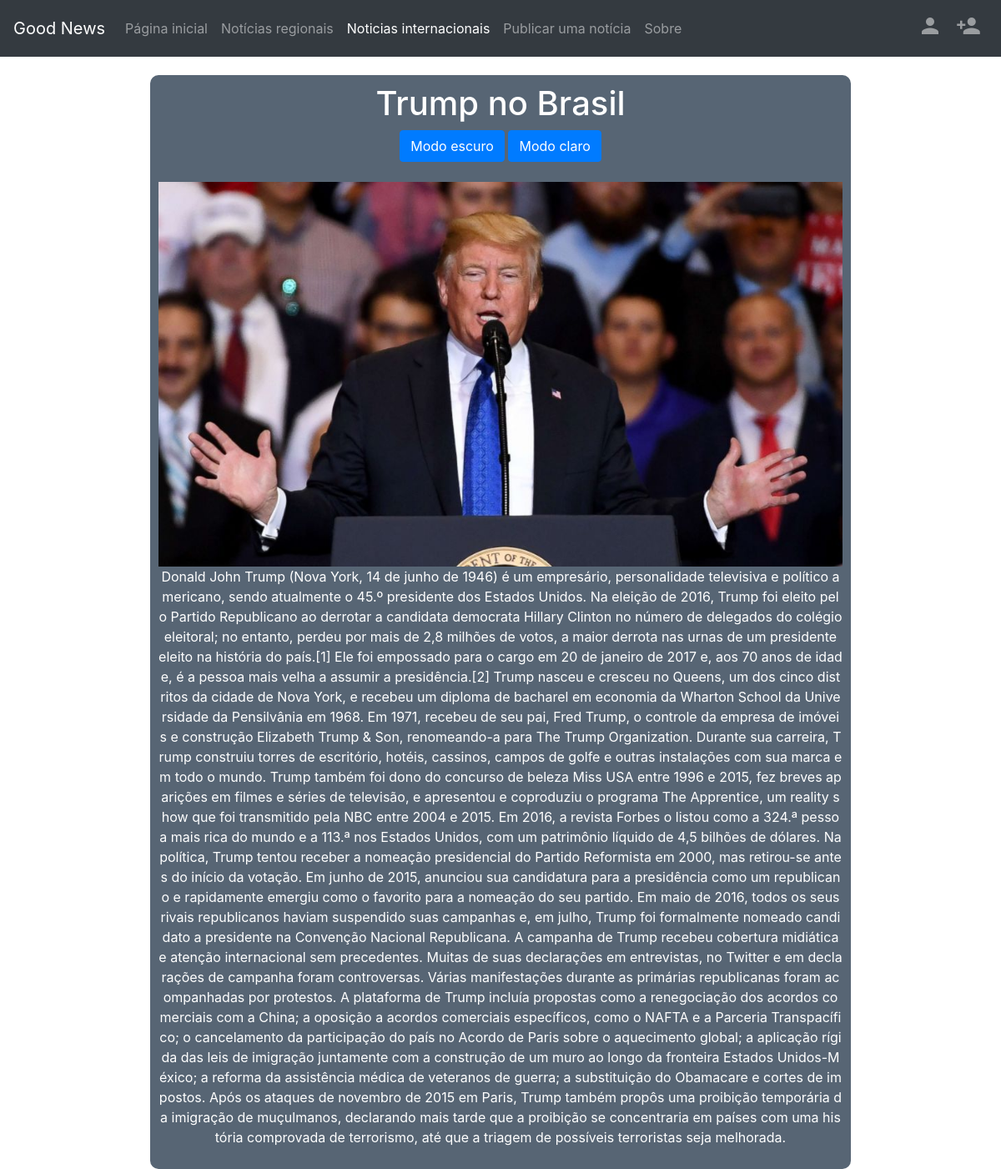
Page /internacional/ on the committed database.
### goodnews/models.py (models this page shows, shortened)
class News(models.Model):
	types = (
    (1, 'Regional'),
    (2, 'Internacional')
  )
	titulo = models.CharField(max_length=255, blank=False, verbose_name='título')
	descricao = models.TextField(verbose_name='descrição', blank=True)
	user = models.ForeignKey(User, on_delete=models.CASCADE)
	tipo = models.IntegerField(choices=types, verbose_name='É uma notícia')
	image = models.ImageField(blank=False, verbose_name='Adicionar imagem')
	class Meta:
		verbose_name = 'notícia'
		verbose_name_plural = 'notícias'

### goodnews/views.py (the view)
# urls.py: path('internacional/', views.Internacional.as_view(), name='regional'),
class Internacional(generic.ListView):
	template_name = 'internacional.html'
	def get_queryset(self):
		lista = []
		for x in models.News.objects.all():
			if(x.tipo == 2):
				lista.append(x)
		lista.reverse()
		return lista

### templates/internacional.html (shortened to what this page needs)
{% extends 'base.html' %}
{% block content %}
{% if user.is_authenticated %}
<nav class="navbar navbar-expand-md navbar-dark fixed-top bg-dark">
      <a class="navbar-brand" href="/"><font style="vertical-align: inherit;"><font style="vertical-align: inherit;">Good News</font></font></a>
      <button class="navbar-toggler" type="button" data-toggle="collapse" data-target="#navbarCollapse" aria-controls="navbarCollapse" aria-expanded="false" aria-label="Toggle navigation">
        <span class="navbar-toggler-icon"></span>
      </button>
      <div class="collapse navbar-collapse" id="navbarCollapse">
        <ul class="navbar-nav mr-auto">
          <li class="nav-item">
            <a class="nav-link" href="/"><font style="vertical-align: inherit;"><font style="vertical-align: inherit;">Página inicial</font></font><span class="sr-only"><font style="vertical-align: inherit;"><font style="vertical-align: inherit;">(atual)</font></font></span></a>
          </li>
          <li class="nav-item">
            <a class="nav-link" href="/regional/"><font style="vertical-align: inherit;"><font style="vertical-align: inherit;">Notícias regionais</font></font></a>
          </li>
          <li class="nav-item">
            <a class="nav-link active" href="/internacional/"><font style="vertical-align: inherit;"><font style="vertical-align: inherit;">Noticias internacionais</font></font></a>
          </li>
          <li class="nav-item">
            <a class="nav-link" href="/create/"><font style="vertical-align: inherit;"><font style="vertical-align: inherit;">Publicar uma notícia</font></font></a>
          </li>
          <li class="nav-item">
            <a class="nav-link" href="/about/"><font style="vertical-align: inherit;"><font style="vertical-align: inherit;">Sobre</font></font></a>
          </li>
        </ul>
      <ul class="navbar-nav ml-auto">
            <li class="nav-item">
              <a class="nav-link"><i class="material-icons" style="font-size:30px;">how_to_reg</i></a>
            </li>
            <li class="nav-item">
              <a class="nav-link" href="accounts/logout"><i class="material-icons" style="font-size:30px;">power_settings_new</i></a>
            </li>
      </ul>
      </div>
    </nav>
    {% for x in object_list %}
      <div id="{{x.id}}" class="text-relative" style="margin-top: 90px; text-align: center; filter: blur;">
        <h1>{{x.titulo}}</h1>
        <button class="btn btn-primary" onclick="AlterColor2({{x.id}})">Modo escuro</button>
        <button class="btn btn-primary" onclick="AlterColor({{x.id}})">Modo claro</button><br><br>
        <img class="img1" src="{{ MEDIA_URL }}{{ x.image }}" alt="" ><br>
        <p>{{x.descricao}}</p>
      </div>
    {% endfor %}
  {% else %}
  <nav class="navbar navbar-expand-md navbar-dark fixed-top bg-dark">
      <a class="navbar-brand" href="/"><font style="vertical-align: inherit;"><font style="vertical-align: inherit;">Good News</font></font></a>
      <div class="collapse navbar-collapse" id="navbarCollapse">
        <ul class="navbar-nav mr-auto">
          <li class="nav-item">
            <a class="nav-link" href="/"><font style="vertical-align: inherit;"><font style="vertical-align: inherit;">Página inicial</font></font></a>
          </li>
          <li class="nav-item">
            <a class="nav-link" href="/regional/"><font style="vertical-align: inherit;"><font style="vertical-align: inherit;">Notícias regionais</font></font></a>
          </li>
          <li class="nav-item">
            <a class="nav-link active" href="/internacional/"><font style="vertical-align: inherit;"><font style="vertical-align: inherit;">Noticias internacionais</font></font></a>
          </li>
          <li class="nav-item">
            <a class="nav-link" href="/create/"><font style="vertical-align: inherit;"><font style="vertical-align: inherit;">Publicar uma notícia</font></font></a>
          </li>
          <li class="nav-item">
            <a class="nav-link" href="/about/"><font style="vertical-align: inherit;"><font style="vertical-align: inherit;">Sobre</font></font></a>
          </li>
        </ul>
      <ul class="navbar-nav ml-auto">
            <li class="nav-item">
              <a class="nav-link" href="accounts/login"><i class="material-icons" style="font-size:30px;">person</i></a>
            </li>
            <li class="nav-item">
              <a class="nav-link" href="signup/"><i class="material-icons" style="font-size:30px;">person_add</i></a>
            </li>
      </ul>
      </div>
    </nav>
    {% for x in object_list %}
      <div id="{{x.id}}" class="text-relative" style="margin-top: 90px; text-align: center; filter: blur;">
        <h1>{{x.titulo}}</h1>
        <button class="btn btn-primary" onclick="AlterColor2({{x.id}})">Modo escuro</button>
        <button class="btn btn-primary" onclick="AlterColor({{x.id}})">Modo claro</button><br><br>
        <img class="img1" src="{{ MEDIA_URL }}{{ x.image }}" alt="" ><br>
        <p>{{x.descricao}}</p>
      </div>
    {% endfor %}
    {%endif%}
{% endblock %}

### templates/base.html (style rules this page uses)
.img1 { max-width: 100%; max-height: 100%; }
body { background-image: url(https://static1.squarespace.com/static/5900daa5e3df28ef8fd30429/t/59e49e2f7131a5f2738c7af2/1508154930095/prn-trader-news-background.jpg?format=2500w); }
button { background-color: Transparent; background-repeat:no-repeat; border: none; cursor:pointer; overflow: hidden; outline:none; }
.text-relative { color: white; background-color: #576574; filter: alpha(opacity=80); width: 70%; border-radius: 10px; margin: 0px auto; padding: 10px; word-break: break-all; }

### rows in the picture
News: titulo "Trump no Brasil", image (picture), descricao "Donald John Trump (Nova York, 14 de junho de 1946) é um empresário, personalidade televisiva e político americano, sendo atualmente o 45.º presidente dos Estados Unidos. Na eleição de 2016, Trump foi eleito pelo Partido Republicano ao derrotar a candidata democrata Hillary Clinton no número de delegados do colégio eleitoral; no entanto, perdeu por mais de 2,8 milhões de votos, a maior derrota nas urnas de um presidente eleito na história do país.[1] Ele foi empossado para o cargo em 20 de janeiro de 2017 e, aos 70 anos de idade, é a pessoa mais velha a assumir a presidência.[2] Trump nasceu e cresceu no Queens, um dos cinco distritos da cidade de Nova York, e recebeu um diploma de bacharel…"
